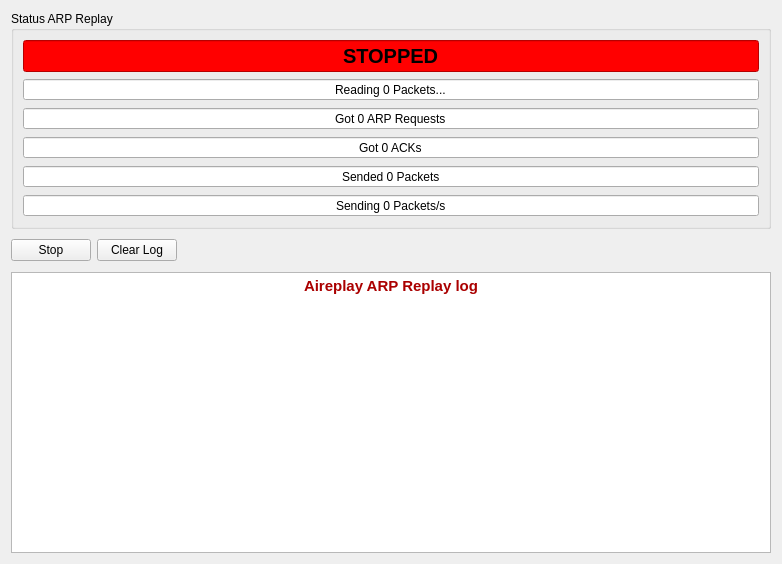
<?xml version="1.0" encoding="UTF-8"?>
<ui version="4.0">
 <class>aireplayArpReplay</class>
 <widget class="QWidget" name="aireplayArpReplay">
  <property name="geometry">
   <rect>
    <x>0</x>
    <y>0</y>
    <width>782</width>
    <height>564</height>
   </rect>
  </property>
  <property name="windowTitle">
   <string>Form</string>
  </property>
  <layout class="QGridLayout" name="gridLayout_2">
   <item row="0" column="0" colspan="3">
    <widget class="QGroupBox" name="groupBoxStatus">
     <property name="title">
      <string>Status ARP Replay</string>
     </property>
     <layout class="QGridLayout" name="gridLayout">
      <item row="0" column="0">
       <widget class="QLineEdit" name="lineEditStatus">
        <property name="font">
         <font>
          <pointsize>15</pointsize>
          <weight>75</weight>
          <bold>true</bold>
         </font>
        </property>
        <property name="styleSheet">
         <string notr="true">background-color: rgb(255, 0, 0);</string>
        </property>
        <property name="text">
         <string>STOPPED</string>
        </property>
        <property name="alignment">
         <set>Qt::AlignCenter</set>
        </property>
        <property name="readOnly">
         <bool>true</bool>
        </property>
       </widget>
      </item>
      <item row="1" column="0">
       <widget class="QSpinBox" name="spinBoxReading">
        <property name="alignment">
         <set>Qt::AlignCenter</set>
        </property>
        <property name="readOnly">
         <bool>true</bool>
        </property>
        <property name="buttonSymbols">
         <enum>QAbstractSpinBox::NoButtons</enum>
        </property>
        <property name="suffix">
         <string> Packets...</string>
        </property>
        <property name="prefix">
         <string>Reading </string>
        </property>
        <property name="maximum">
         <number>9999999</number>
        </property>
       </widget>
      </item>
      <item row="3" column="0">
       <widget class="QSpinBox" name="spinBoxACK">
        <property name="alignment">
         <set>Qt::AlignCenter</set>
        </property>
        <property name="readOnly">
         <bool>true</bool>
        </property>
        <property name="buttonSymbols">
         <enum>QAbstractSpinBox::NoButtons</enum>
        </property>
        <property name="suffix">
         <string> ACKs</string>
        </property>
        <property name="prefix">
         <string>Got </string>
        </property>
        <property name="maximum">
         <number>9999999</number>
        </property>
       </widget>
      </item>
      <item row="4" column="0">
       <widget class="QSpinBox" name="spinBoxSended">
        <property name="alignment">
         <set>Qt::AlignCenter</set>
        </property>
        <property name="readOnly">
         <bool>true</bool>
        </property>
        <property name="buttonSymbols">
         <enum>QAbstractSpinBox::NoButtons</enum>
        </property>
        <property name="suffix">
         <string> Packets</string>
        </property>
        <property name="prefix">
         <string>Sended </string>
        </property>
        <property name="maximum">
         <number>9999999</number>
        </property>
       </widget>
      </item>
      <item row="5" column="0">
       <widget class="QSpinBox" name="spinBoxSending">
        <property name="alignment">
         <set>Qt::AlignCenter</set>
        </property>
        <property name="readOnly">
         <bool>true</bool>
        </property>
        <property name="buttonSymbols">
         <enum>QAbstractSpinBox::NoButtons</enum>
        </property>
        <property name="suffix">
         <string> Packets/s</string>
        </property>
        <property name="prefix">
         <string>Sending </string>
        </property>
        <property name="maximum">
         <number>9999999</number>
        </property>
       </widget>
      </item>
      <item row="2" column="0">
       <widget class="QSpinBox" name="spinBoxArpRequests">
        <property name="alignment">
         <set>Qt::AlignCenter</set>
        </property>
        <property name="readOnly">
         <bool>true</bool>
        </property>
        <property name="buttonSymbols">
         <enum>QAbstractSpinBox::NoButtons</enum>
        </property>
        <property name="suffix">
         <string> ARP Requests</string>
        </property>
        <property name="prefix">
         <string>Got </string>
        </property>
        <property name="maximum">
         <number>9999999</number>
        </property>
       </widget>
      </item>
     </layout>
    </widget>
   </item>
   <item row="1" column="0">
    <widget class="QPushButton" name="pushButtonStop">
     <property name="text">
      <string>Stop</string>
     </property>
     <property name="icon">
      <iconset resource="../icons.qrc">
       <normaloff>:/icons/icons/cnrdelete-all.png</normaloff>:/icons/icons/cnrdelete-all.png</iconset>
     </property>
    </widget>
   </item>
   <item row="1" column="1">
    <widget class="QPushButton" name="pushButtonLog">
     <property name="text">
      <string>Clear Log</string>
     </property>
     <property name="icon">
      <iconset resource="../icons.qrc">
       <normaloff>:/icons/icons/CleanUp.png</normaloff>:/icons/icons/CleanUp.png</iconset>
     </property>
    </widget>
   </item>
   <item row="1" column="2">
    <spacer name="horizontalSpacer">
     <property name="orientation">
      <enum>Qt::Horizontal</enum>
     </property>
     <property name="sizeHint" stdset="0">
      <size>
       <width>554</width>
       <height>31</height>
      </size>
     </property>
    </spacer>
   </item>
   <item row="2" column="0" colspan="3">
    <widget class="QTextEdit" name="textEdit">
     <property name="readOnly">
      <bool>true</bool>
     </property>
     <property name="html">
      <string>&lt;!DOCTYPE HTML PUBLIC &quot;-//W3C//DTD HTML 4.0//EN&quot; &quot;http://www.w3.org/TR/REC-html40/strict.dtd&quot;&gt;
&lt;html&gt;&lt;head&gt;&lt;meta name=&quot;qrichtext&quot; content=&quot;1&quot; /&gt;&lt;style type=&quot;text/css&quot;&gt;
p, li { white-space: pre-wrap; }
&lt;/style&gt;&lt;/head&gt;&lt;body style=&quot; font-family:'Sans Serif'; font-size:9pt; font-weight:400; font-style:normal;&quot;&gt;
&lt;table border=&quot;0&quot; style=&quot;-qt-table-type: root; margin-top:4px; margin-bottom:4px; margin-left:4px; margin-right:4px;&quot;&gt;
&lt;tr&gt;
&lt;td style=&quot;border: none;&quot;&gt;
&lt;p align=&quot;center&quot; style=&quot; margin-top:0px; margin-bottom:0px; margin-left:0px; margin-right:0px; -qt-block-indent:0; text-indent:0px;&quot;&gt;&lt;span style=&quot; font-family:'Ubuntu'; font-size:11pt; font-weight:600; color:#aa0000;&quot;&gt;Aireplay ARP Replay log&lt;/span&gt;&lt;/p&gt;
&lt;p align=&quot;center&quot; style=&quot;-qt-paragraph-type:empty; margin-top:0px; margin-bottom:0px; margin-left:0px; margin-right:0px; -qt-block-indent:0; text-indent:0px; font-family:'Ubuntu'; font-size:11pt; font-weight:600; color:#aa0000;&quot;&gt;&lt;/p&gt;
&lt;p align=&quot;center&quot; style=&quot;-qt-paragraph-type:empty; margin-top:0px; margin-bottom:0px; margin-left:0px; margin-right:0px; -qt-block-indent:0; text-indent:0px; font-family:'Ubuntu'; font-size:11pt;&quot;&gt;&lt;/p&gt;&lt;/td&gt;&lt;/tr&gt;&lt;/table&gt;&lt;/body&gt;&lt;/html&gt;</string>
     </property>
     <property name="textInteractionFlags">
      <set>Qt::TextBrowserInteraction</set>
     </property>
    </widget>
   </item>
  </layout>
 </widget>
 <resources>
  <include location="../icons.qrc"/>
 </resources>
 <connections/>
</ui>
